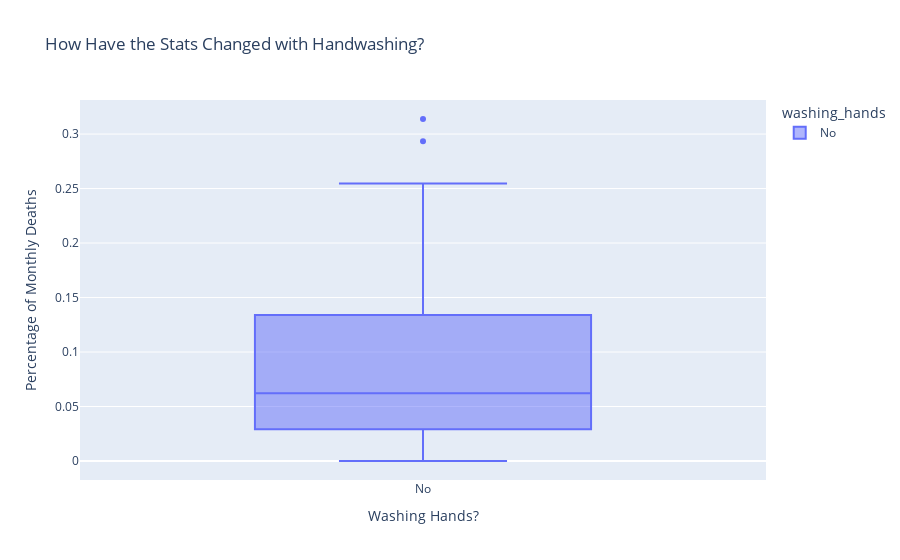

The cell this chart's notebook holds for it:
### Code cell
box = px.box(df_monthly, 
             x='washing_hands', 
             y='pct_deaths',
             color='washing_hands',
             title='How Have the Stats Changed with Handwashing?')
 
box.update_layout(xaxis_title='Washing Hands?',
                  yaxis_title='Percentage of Monthly Deaths',)
 
box.show()

### Figure 1 — Plotly figure (JSON) as saved in the notebook; plotly's stock layout.template omitted (floating-point values rounded to 4 significant figures)
{"data": [{"alignmentgroup": "True", "hovertemplate": "washing_hands=%{x}<br>pct_deaths=%{y}<extra></extra>", "legendgroup": "No", "marker": {"color": "#636efa"}, "name": "No", "notched": false, "offsetgroup": "No", "orientation": "v", "showlegend": true, "type": "box", "x": ["No", "No", "No", "No", "No", "No", "No", "No", "No", "No", "No", "No", "No", "No", "No", "No", "No", "No", "No", "No", "No", "No", "No", "No", "No", "No", "No", "No", "No", "No", "No", "No", "No", "No", "No", "No", "No", "No", "No", "No", "No", "No", "No", "No", "No", "No", "No", "No", "No", "No", "No", "No", "No", "No", "No", "No", "No", "No", "No", "No", "No", "No", "No", "No", "No", "No", "No", "No", "No", "No", "No", "No", "No", "No", "No", "No", "No", "No", "No", "No", "No", "No", "No", "No", "No", "No", "No", "No", "No", "No", "No", "No", "No", "No", "No", "No", "No", "No"], "x0": " ", "xaxis": "x", "y": [0.1457, 0.07531, 0.04332, 0.01569, 0.007843, 0.05, 0.08421, 0.01351, 0.01878, 0.1102, 0.2255, 0.2085, 0.1222, 0.1023, 0.1074, 0.03226, 0.06593, 0.2078, 0.2546, 0.1839, 0.2934, 0.2297, 0.3138, 0.1912, 0.1597, 0.1241, 0.1193, 0.06098, 0.04082, 0.005236, 0.01554, 0.02262, 0.176, 0.07143, 0.08051, 0.1516, 0.1128, 0.1703, 0.1731, 0.05833, 0.02679, 0.04369, 0.0632, 0.01224, 0.03226, 0.1102, 0.1055, 0.07591, 0.04745, 0.04452, 0.04231, 0.04392, 0.07143, 0.06122, 0.03586, 0.1055, 0.1484, 0.1094, 0.1049, 0.1339, 0.1809, 0.1543, 0.1897, 0.1344, 0.1015, 0.131, 0.1806, 0.1439, 0.1496, 0.1077, 0.05369, 0.03215, 0.01923, 0.03607, 0.1827, 0.1224, 0.02239, 0.012, 0.01894, 0.0458, 0.03957, 0.04472, 0.0293, 0.03534, 0.006873, 0, 0.006557, 0.009585, 0.01136, 0.003717, 0, 0.009615, 0.02341, 0.02903, 0.0134, 0.02233, 0.03085, 0.04926], "y0": " ", "yaxis": "y"}], "layout": {"boxmode": "overlay", "legend": {"title": {"text": "washing_hands"}, "tracegroupgap": 0}, "title": {"text": "How Have the Stats Changed with Handwashing?"}, "xaxis": {"anchor": "y", "categoryarray": ["No"], "categoryorder": "array", "domain": [0, 1], "title": {"text": "Washing Hands?"}}, "yaxis": {"anchor": "x", "domain": [0, 1], "title": {"text": "Percentage of Monthly Deaths"}}}}
